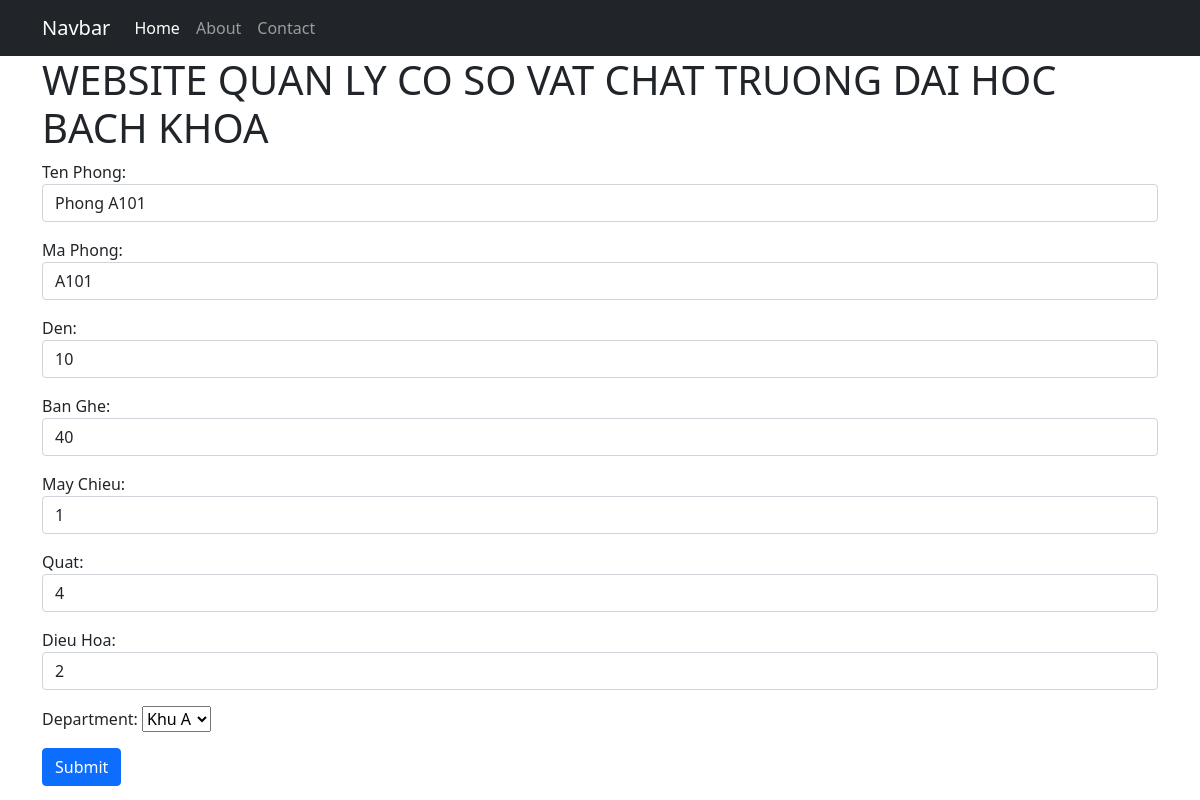
Page /6/update on the committed database.
### csvc/models.py (models this page shows, shortened)
class Csvc(models.Model):
    code = models.TextField(max_length=10)
    name = models.TextField(max_length=255)
    den = models.IntegerField(default=10)
    ban_ghe = models.IntegerField(default=40)
    may_chieu = models.IntegerField(default=1)
    quat = models.IntegerField(default=4)
    dieu_hoa = models.IntegerField(default=2)
    department = models.ForeignKey(Department,
                                   on_delete=models.CASCADE,
                                   blank=False,
                                   null=True)

class Department(models.Model):
    name = models.TextField(max_length=256)
    def __str__(self):
        return f"{self.name}"

### csvc/views.py (the view)
# urls.py: path('<int:id>/update', update_view, name='update'),
def update_view(request, id):
    student = get_object_or_404(Csvc, id=id)
    form = CsvcForm(request.POST or None, instance=student)
    if request.method == "POST":
        form.save()
        return redirect('/')
    context = {'form': form}
    return render(request, 'create.html', context)

### csvc/templates/create.html (shortened to what this page needs)
{% extends 'base.html' %}
{% block content %}
<form class="form" method="POST">{% csrf_token %}
    {{form.as_p}}
    <input type="submit" class = "btn btn-primary" value="Submit" />
</form>
{% endblock %}

### rows in the picture
Csvc: name "Phong A101", code "A101", den "10", ban_ghe "40", may_chieu "1", quat "4", dieu_hoa "2", department "Khu A"
